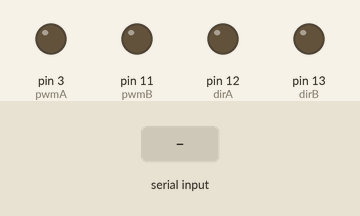
The sketch below on a simulated Arduino Uno, built with avr-gcc and run on an emulated ATmega328P. Shown: output pins drawn as LEDs (lit = HIGH). The inputs (shaded band) are chosen by the test bench.

Above: at 1.2 s.
1.3 s: "FORWARD" received over Serial
At 3.5 s:
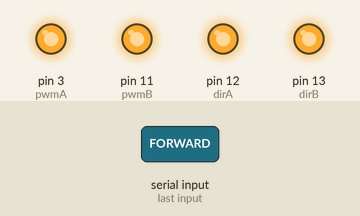
3.8 s: "BACKWARD" received over Serial
At 5.6 s:
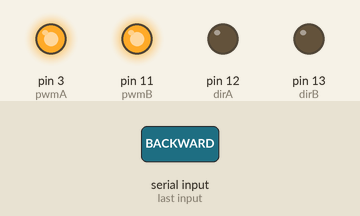
6.3 s: "RIGHT" received over Serial
At 8.5 s:
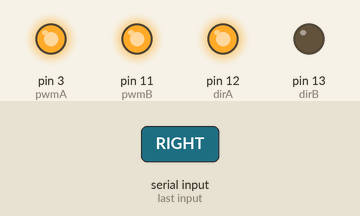
8.8 s: "STOP" received over Serial
At 10.5 s:
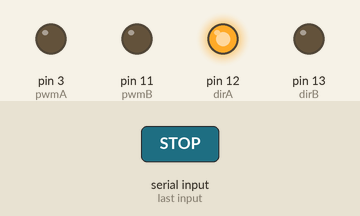
11.3 s: "LEFT" received over Serial
At 13.5 s:
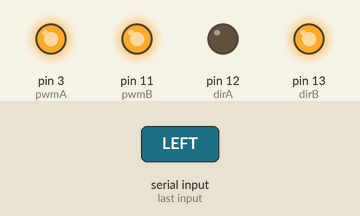
13.8 s: "STOP" received over Serial
At 15.5 s:
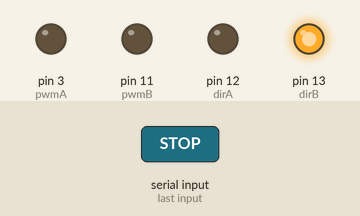
Timing chart, 0 to 17.0 s (numbered marks = the images above; inputs shaded):
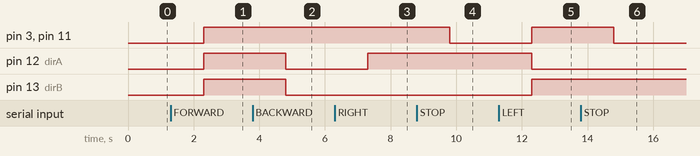

Measured:
- after the input at 1.3 s, pin 3 (pwmA), pin 11 (pwmB), pin 12 (dirA), pin 13 (dirB): LOW → HIGH after 1.0 s
- after the input at 3.8 s, pin 12 (dirA), pin 13 (dirB): HIGH → LOW after 1.0 s
- after the input at 6.3 s, pin 12 (dirA): LOW → HIGH after 1.0 s
- after the input at 8.8 s, pin 3 (pwmA), pin 11 (pwmB): HIGH → LOW after 1.0 s
- after the input at 11.3 s, pin 3 (pwmA), pin 11 (pwmB), pin 13 (dirB): LOW → HIGH after 1.0 s; pin 12 (dirA): HIGH → LOW after 1.0 s
- after the input at 13.8 s, pin 3 (pwmA), pin 11 (pwmB): HIGH → LOW after 1.0 s

The sketch:

arduino_driver.ino
```cpp
const int dirA = 12;
const int dirB = 13;

const int pwmA = 3;
const int pwmB = 11;

int ticks = 0;


void setup() {
  // put your setup code here, to run once:
  Serial.begin(9600);

  pinMode(dirA,OUTPUT);
  pinMode(dirB,OUTPUT);
  pinMode(pwmA,OUTPUT);
  pinMode(pwmB,OUTPUT);

}

void loop() {
  if (Serial.available() > 0) {
    String cmd = "";
    cmd = Serial.readString();
    if (cmd == "FORWARD") {
      digitalWrite(dirA, 1);
      digitalWrite(dirB, 1);
      digitalWrite(pwmA, 1);
      digitalWrite(pwmB ,1);
    }

    if (cmd == "BACKWARD") {
      digitalWrite(dirA, 0);
      digitalWrite(dirB, 0);
      digitalWrite(pwmA, 1);
      digitalWrite(pwmB ,1);
    }

    if (cmd == "STOP") {
      digitalWrite(pwmA, 0);
      digitalWrite(pwmB, 0);
    }

    if (cmd == "RIGHT") {
      digitalWrite(dirA, 1);
      digitalWrite(dirB, 0);
      digitalWrite(pwmA, 1);
      digitalWrite(pwmB ,1);
    }

    if (cmd == "LEFT") {
      digitalWrite(dirA, 0);
      digitalWrite(dirB, 1);
      digitalWrite(pwmA, 1);
      digitalWrite(pwmB ,1);
    }
  } else {
    if (ticks == 100000) {
      // put your main code here, to run repeatedly:
      double val = (analogRead(2))/2;
      Serial.println(val);
      ticks = 0;
    }
    ticks++;
  }
}
```
